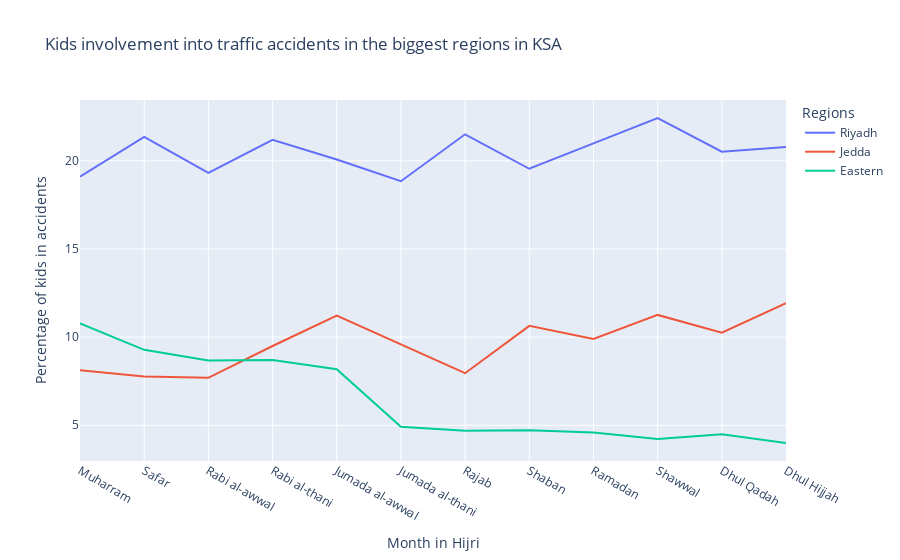

Source (notebook cell):
### Code cell
import plotly.express as px

fig = px.line(age_df, x=age_df["month"].unique(), y=[riyadh_underage,jedda_underage, eastern_underage],
              title="Kids involvement into traffic accidents in the biggest regions in KSA",
              labels={
                     "x": "Month in Hijri",
                     "value": "Percentage of kids in accidents"})
fig.update_layout(
    legend_title="Regions")

newnames = {

   'wide_variable_0': 'Riyadh',
    'wide_variable_1': 'Jedda',
    'wide_variable_2': 'Eastern',
}
fig.for_each_trace(lambda t: t.update(name = newnames[t.name],
   legendgroup = newnames[t.name],
   hovertemplate = t.hovertemplate.replace(t.name, newnames[t.name])
))

fig.show()

### Figure 1 — Plotly figure (JSON) as saved in the notebook; plotly's stock layout.template omitted (floating-point values rounded to 4 significant figures)
{"data": [{"hovertemplate": "variable=Riyadh<br>Month in Hijri=%{x}<br>Percentage of kids in accidents=%{y}<extra></extra>", "legendgroup": "Riyadh", "line": {"color": "#636efa", "dash": "solid"}, "marker": {"symbol": "circle"}, "mode": "lines", "name": "Riyadh", "orientation": "v", "showlegend": true, "type": "scatter", "x": ["Muharram", "Safar", "Rabi al-awwal", "Rabi al-thani", "Jumada al-awwal", "Jumada al-thani", "Rajab", "Shaban", "Ramadan", "Shawwal", "Dhul Qadah", "Dhul Hijjah"], "xaxis": "x", "y": [19.1, 21.36, 19.31, 21.19, 20.07, 18.84, 21.5, 19.55, 20.99, 22.43, 20.52, 20.78], "yaxis": "y"}, {"hovertemplate": "variable=Jedda<br>Month in Hijri=%{x}<br>Percentage of kids in accidents=%{y}<extra></extra>", "legendgroup": "Jedda", "line": {"color": "#EF553B", "dash": "solid"}, "marker": {"symbol": "circle"}, "mode": "lines", "name": "Jedda", "orientation": "v", "showlegend": true, "type": "scatter", "x": ["Muharram", "Safar", "Rabi al-awwal", "Rabi al-thani", "Jumada al-awwal", "Jumada al-thani", "Rajab", "Shaban", "Ramadan", "Shawwal", "Dhul Qadah", "Dhul Hijjah"], "xaxis": "x", "y": [8.119, 7.771, 7.694, 9.498, 11.22, 9.596, 7.955, 10.64, 9.9, 11.26, 10.25, 11.92], "yaxis": "y"}, {"hovertemplate": "variable=Eastern<br>Month in Hijri=%{x}<br>Percentage of kids in accidents=%{y}<extra></extra>", "legendgroup": "Eastern", "line": {"color": "#00cc96", "dash": "solid"}, "marker": {"symbol": "circle"}, "mode": "lines", "name": "Eastern", "orientation": "v", "showlegend": true, "type": "scatter", "x": ["Muharram", "Safar", "Rabi al-awwal", "Rabi al-thani", "Jumada al-awwal", "Jumada al-thani", "Rajab", "Shaban", "Ramadan", "Shawwal", "Dhul Qadah", "Dhul Hijjah"], "xaxis": "x", "y": [10.78, 9.281, 8.677, 8.697, 8.177, 4.92, 4.69, 4.715, 4.585, 4.218, 4.495, 3.999], "yaxis": "y"}], "layout": {"legend": {"title": {"text": "Regions"}, "tracegroupgap": 0}, "title": {"text": "Kids involvement into traffic accidents in the biggest regions in KSA"}, "xaxis": {"anchor": "y", "domain": [0, 1], "title": {"text": "Month in Hijri"}}, "yaxis": {"anchor": "x", "domain": [0, 1], "title": {"text": "Percentage of kids in accidents"}}}}
